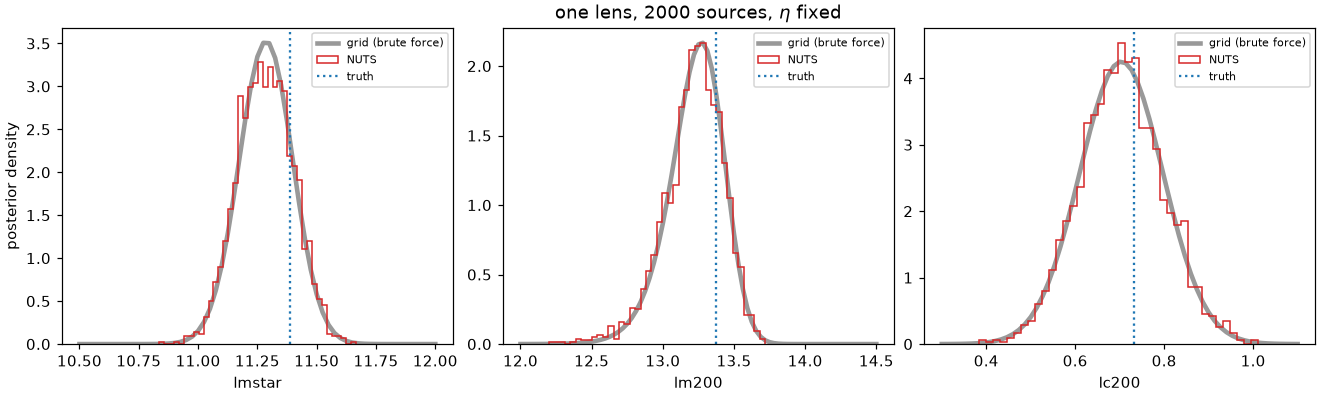

The Python source for this figure:
"""Rung 2: one lens, eta fixed. NUTS on psi vs brute-force evaluation of the same likelihood on a grid.

Confirms the JAX likelihood is the same object the old pipeline tabulates in get_wl_likelihood_grids.py.
"""
import sys, os
sys.path.insert(0, os.path.dirname(os.path.abspath(__file__)))

import numpy as np
import jax, jax.numpy as jnp
jax.config.update("jax_enable_x64", True)
import numpyro, numpyro.distributions as dist
from numpyro.infer import MCMC, NUTS
import matplotlib.pyplot as plt

import mock
from mock import truth, mstar_piv, z_lens, mstar_err, sigma_e
from model import et_model

d = mock.make(seed=1, nlens=1, nsrc=2000)   # many sources: one lens, well constrained
s_cr, R, et, lmstar_obs = d['s_cr'], d['R'], d['et'], d['lmstar_obs']


def logpost(lmstar, lm200, lc200):
    """psi-posterior at fixed eta: P(d|psi) P(psi|eta)."""
    ll = -0.5 * (((et - et_model(R, s_cr, lmstar, lm200, lc200)) / sigma_e)**2).sum()
    ll += -0.5 * ((lmstar_obs - lmstar) / mstar_err)**2
    ll += -0.5 * ((lmstar - truth['ms_mu']) / truth['ms_sig'])**2
    ll += -0.5 * ((lm200 - truth['mh_mu'] - truth['mh_beta'] * (lmstar - mstar_piv)) / truth['mh_sig'])**2
    ll += -0.5 * ((lc200 - truth['c_mu']) / truth['c_sig'])**2
    return ll.sum()


def psi_model(R, s_cr, et, lmstar_obs):
    lmstar = numpyro.sample('lmstar', dist.Normal(truth['ms_mu'], truth['ms_sig']), sample_shape=(1,))
    lm200 = numpyro.sample('lm200', dist.Normal(truth['mh_mu'] + truth['mh_beta'] * (lmstar - mstar_piv), truth['mh_sig']))
    lc200 = numpyro.sample('lc200', dist.Normal(truth['c_mu'], truth['c_sig']), sample_shape=(1,))
    numpyro.sample('mstar_obs', dist.Normal(lmstar, mstar_err), obs=lmstar_obs)
    numpyro.sample('shapes', dist.Normal(et_model(R, s_cr, lmstar, lm200, lc200), sigma_e), obs=et)


mcmc = MCMC(NUTS(psi_model), num_warmup=500, num_samples=2000, progress_bar=False)
mcmc.run(jax.random.PRNGKey(0), R, s_cr, et, lmstar_obs, extra_fields=('diverging',))
s = mcmc.get_samples()
print('divergences:', int(mcmc.get_extra_fields()['diverging'].sum()))

# brute force: the marginals of the same posterior, on a grid
grids = {'lmstar': np.linspace(10.5, 12.0, 61), 'lm200': np.linspace(12.0, 14.5, 81), 'lc200': np.linspace(0.3, 1.1, 61)}
mesh = np.meshgrid(*grids.values(), indexing='ij')
lp = np.array(jax.vmap(lambda a, b, c: logpost(jnp.array([a]), jnp.array([b]), jnp.array([c])))(
    *[jnp.array(m.ravel()) for m in mesh])).reshape(mesh[0].shape)
post = np.exp(lp - lp.max())

fig, axes = plt.subplots(1, 3, figsize=(12, 3.6), constrained_layout=True)
for ax, (k, g), axis in zip(axes, grids.items(), [(1, 2), (0, 2), (0, 1)]):
    marg = post.sum(axis=axis)
    ax.plot(g, marg / np.trapezoid(marg, g), 'k-', lw=3, alpha=0.4, label='grid (brute force)')
    ax.hist(np.asarray(s[k]).ravel(), bins=40, density=True, histtype='step', color='C3', label='NUTS')
    ax.axvline(d[k][0], color='C0', ls=':', label='truth')
    ax.set_xlabel(k); ax.legend(fontsize=7)
axes[0].set_ylabel('posterior density')
axes[1].set_title('one lens, 2000 sources, $\\eta$ fixed')
plt.savefig(os.path.join(os.path.dirname(__file__), 'rung2_single_lens.png'), dpi=110)
print('wrote rung2_single_lens.png')
